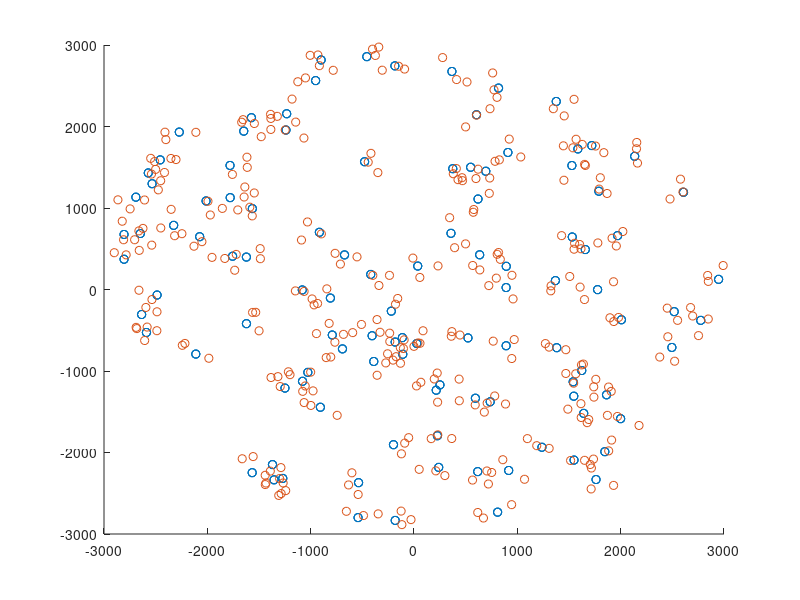

This chart was generated by the following MATLAB code:
R1 = 3000; 
R2 = 200; 
R3 = 50;
NoofAPS =  poissrnd(100);
NoofNODES = poissrnd(2) + 1; %Atleast one node associated with AP,
                            % code doesn't handle 0 nodes for an AP yet
distAP=[];angleAP=[];
    for i=1:NoofAPS
        dist_temp = R1*sqrt(rand);
        angle_temp = rand*(2*pi);
        for j=1:NoofNODES
            distAP = [distAP dist_temp];
            angleAP = [angleAP angle_temp];
        end
    end


angles=[];dists=[];

for j = 1:NoofNODES
    for i = 1:NoofAPS
        angles = [angles rand*(2*pi)];
        dists = [dists R2*sqrt(rand)];
    end
end

distNODE = sqrt(distAP.^2 + dists.^2 + 2*distAP.*dists.*cos(angles - angleAP));
angleNODE = angleAP + atan2(dists.*sin(angles - angleAP), distAP + dists.*cos(angles - angleAP));

APx=distAP.*cos(angleAP);
APy=distAP.*sin(angleAP);

NODEx=distNODE.*cos(angleNODE);
NODEy=distNODE.*sin(angleNODE);

% polar(angle,dist,'b.');
figure
scatter(APx,APy,'r.');
hold on
scatter(NODEx, NODEy, 'b.')
%figure
%polar(angleAP,distAP,'r.');
%hold on
%polar(angleNODE,distNODE,'b.');
